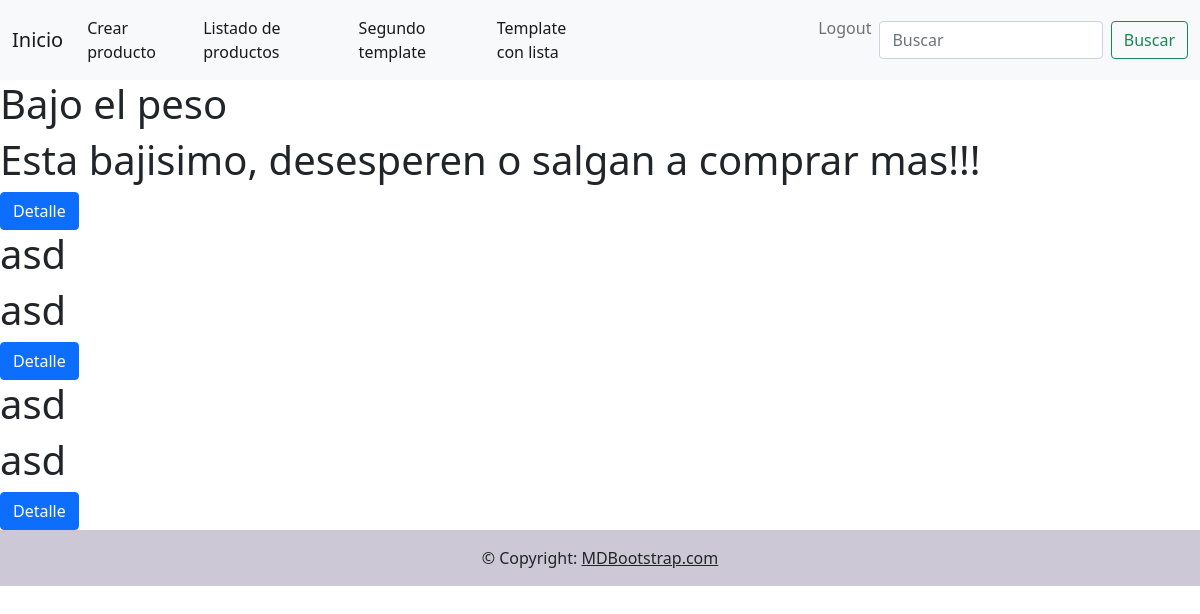
Page /articles/list-articles/ (signed in) on the earlier database version.
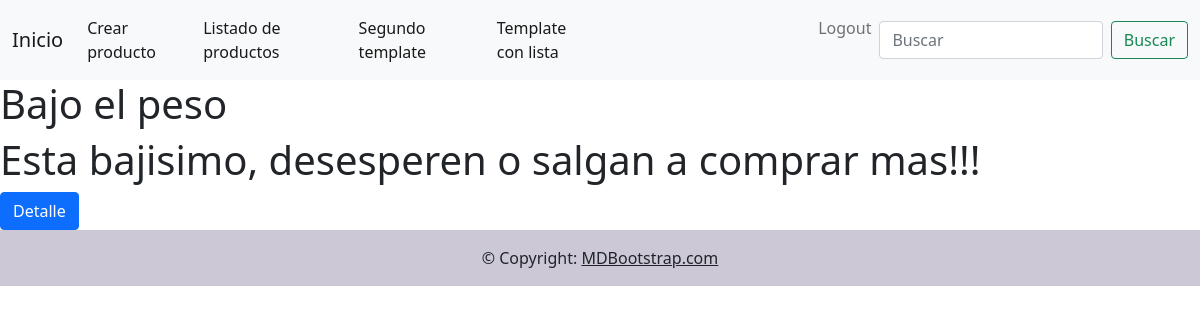
Same page on the later database version.
### blog/models.py (models this page shows, shortened)
class Articles(models.Model):
    title = models.CharField(max_length=40)
    description = models.CharField(max_length=300)
    creation_date = models.DateField(auto_now_add=True)
    author = models.CharField(max_length=30)
    class Meta:
        verbose_name="Article"
        verbose_name_plural="Articles"

### blog/views.py (the view)
# urls.py: path("list-articles/",List_articles.as_view(),name="List_articles"),
class List_articles(LoginRequiredMixin, ListView):
    model = Articles
    template_name = "articles/list_articles.html"

### templates/articles/list_articles.html (shortened to what this page needs)
{% extends "base.html" %}
{% block contenido_que_cambia %}
  {% for article in object_list %}
      <h1>{{article.title}}</h1>
      <h1>{{article.description}}</h1>
      <a href="/articles/detail-article/{{article.id}}/" class="btn btn-primary">Detalle</a>
  {% endfor %}
{% endblock %}

### templates/base.html (shortened to what this page needs)
<!DOCTYPE html>
<html lang="en">
<head>
    <link href="https://cdn.jsdelivr.net/npm/bootstrap@5.1.3/dist/css/bootstrap.min.css" rel="stylesheet">
</head>
<body>
    <nav class="navbar navbar-expand-lg navbar-light bg-light">
        <div class="container-fluid">
          <a class="navbar-brand" href="/">Inicio</a>
          <div class="collapse navbar-collapse" id="navbarSupportedContent">
            <ul class="navbar-nav me-auto mb-2 mb-lg-0">
              <li class="nav-item">
                <a class="nav-link active" aria-current="page" href="/products/create-product/">Crear producto</a>
              </li>
              <li class="nav-item">
                <a class="nav-link active" aria-current="page" href="/products/list-product/">Listado de productos</a>
              </li>
              <li class="nav-item">
                <a class="nav-link active" aria-current="page" href="/segundo-template/">Segundo template</a>
              </li>
              <li class="nav-item">
                <a class="nav-link active" aria-current="page" href="/template-con-lista/" style="margin-right: 13rem;">Template con lista</a>
              </li>
              {% if request.user.is_authenticated %}
                <li class="nav-item active">
                  <a class="nav-link" href="/users/logout/">Logout</a>
                </li>
              {% endif %}
            </ul>
            <form class="d-flex" role="search" action="/products/search-products/" mathod="GET">
              <input class="form-control me-2" type="search" placeholder="Buscar" aria-label="Buscar" name="search">
              <button class="btn btn-outline-success" type="submit">Buscar</button>
            </form>
          </div>
        </div>
      </nav>
      {% block contenido_que_cambia %}{% endblock %}
      <footer class="bg-light text-center text-lg-start">
        <div class="text-center p-3" style="background-color: rgba(27, 8, 69, 0.2);">
          © Copyright:
        <a class="text-dark" href="https://mdbootstrap.com/">MDBootstrap.com</a>
      </div>
      </footer>
</body>
</html>

Differences in the rows shown:
removed Articles: title "asd", description "asd"
removed Articles: title "asd", description "asd"
